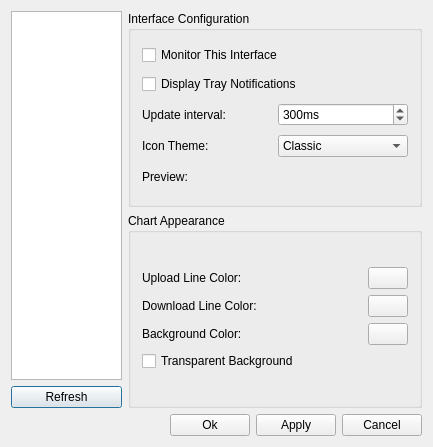
<?xml version="1.0" encoding="UTF-8"?>
<ui version="4.0">
 <class>ConfigureBase</class>
 <widget class="QDialog" name="ConfigureBase">
  <property name="geometry">
   <rect>
    <x>0</x>
    <y>0</y>
    <width>433</width>
    <height>447</height>
   </rect>
  </property>
  <property name="sizePolicy">
   <sizepolicy hsizetype="Maximum" vsizetype="Maximum">
    <horstretch>0</horstretch>
    <verstretch>0</verstretch>
   </sizepolicy>
  </property>
  <property name="windowTitle">
   <string>Configure Interfaces - KNetStats</string>
  </property>
  <layout class="QGridLayout" name="gridLayout_3">
   <item row="0" column="0" rowspan="2">
    <layout class="QVBoxLayout" name="verticalLayout_5">
     <item>
      <widget class="QListWidget" name="mInterfaces">
       <property name="sizePolicy">
        <sizepolicy hsizetype="Preferred" vsizetype="Expanding">
         <horstretch>0</horstretch>
         <verstretch>0</verstretch>
        </sizepolicy>
       </property>
       <property name="lineWidth">
        <number>2</number>
       </property>
      </widget>
     </item>
     <item>
      <widget class="QPushButton" name="mRefreshBtn">
       <property name="text">
        <string>Refresh</string>
       </property>
      </widget>
     </item>
    </layout>
   </item>
   <item row="0" column="1">
    <widget class="QGroupBox" name="mConfigurationGroup">
     <property name="sizePolicy">
      <sizepolicy hsizetype="Preferred" vsizetype="Expanding">
       <horstretch>0</horstretch>
       <verstretch>0</verstretch>
      </sizepolicy>
     </property>
     <property name="title">
      <string>Interface Configuration</string>
     </property>
     <layout class="QGridLayout" name="gridLayout_2">
      <item row="0" column="0">
       <widget class="QCheckBox" name="mMonitoringInterface">
        <property name="text">
         <string>Monitor This Interface</string>
        </property>
       </widget>
      </item>
      <item row="1" column="0">
       <widget class="QCheckBox" name="mDisplayNotifications">
        <property name="mouseTracking">
         <bool>false</bool>
        </property>
        <property name="text">
         <string>Display Tray Notifications</string>
        </property>
        <property name="checkable">
         <bool>true</bool>
        </property>
       </widget>
      </item>
      <item row="2" column="0">
       <layout class="QHBoxLayout" name="horizontalLayout_6">
        <item>
         <layout class="QVBoxLayout" name="verticalLayout_8">
          <item>
           <widget class="QLabel" name="mUpdateIntervalLabel">
            <property name="text">
             <string>Update interval:</string>
            </property>
            <property name="alignment">
             <set>Qt::AlignmentFlag::AlignVCenter</set>
            </property>
            <property name="wordWrap">
             <bool>false</bool>
            </property>
           </widget>
          </item>
         </layout>
        </item>
        <item>
         <layout class="QVBoxLayout" name="verticalLayout_9">
          <item>
           <widget class="QSpinBox" name="mUpdateInterval">
            <property name="suffix">
             <string>ms</string>
            </property>
            <property name="minimum">
             <number>100</number>
            </property>
            <property name="maximum">
             <number>2000</number>
            </property>
            <property name="value">
             <number>300</number>
            </property>
           </widget>
          </item>
         </layout>
        </item>
       </layout>
      </item>
      <item row="3" column="0">
       <layout class="QHBoxLayout" name="horizontalLayout_5">
        <item>
         <widget class="QLabel" name="mThemeLabel">
          <property name="text">
           <string>Icon Theme:</string>
          </property>
          <property name="wordWrap">
           <bool>false</bool>
          </property>
         </widget>
        </item>
        <item>
         <widget class="QComboBox" name="mTheme">
          <item>
           <property name="text">
            <string>Classic</string>
           </property>
          </item>
          <item>
           <property name="text">
            <string>Modem</string>
           </property>
          </item>
          <item>
           <property name="text">
            <string>Network</string>
           </property>
          </item>
          <item>
           <property name="text">
            <string>Wireless</string>
           </property>
          </item>
          <item>
           <property name="text">
            <string>Kppp</string>
           </property>
          </item>
         </widget>
        </item>
       </layout>
      </item>
      <item row="4" column="0">
       <layout class="QHBoxLayout" name="_2">
        <item>
         <spacer name="horizontalSpacer">
          <property name="orientation">
           <enum>Qt::Orientation::Horizontal</enum>
          </property>
          <property name="sizeHint" stdset="0">
           <size>
            <width>40</width>
            <height>20</height>
           </size>
          </property>
         </spacer>
        </item>
        <item>
         <widget class="QLabel" name="mThemeLabel_2">
          <property name="text">
           <string>Preview:</string>
          </property>
          <property name="wordWrap">
           <bool>false</bool>
          </property>
         </widget>
        </item>
        <item>
         <widget class="QLabel" name="mIconError">
          <property name="sizePolicy">
           <sizepolicy hsizetype="Fixed" vsizetype="Fixed">
            <horstretch>0</horstretch>
            <verstretch>0</verstretch>
           </sizepolicy>
          </property>
          <property name="minimumSize">
           <size>
            <width>22</width>
            <height>22</height>
           </size>
          </property>
          <property name="scaledContents">
           <bool>true</bool>
          </property>
          <property name="wordWrap">
           <bool>false</bool>
          </property>
         </widget>
        </item>
        <item>
         <spacer name="spacer3">
          <property name="orientation">
           <enum>Qt::Orientation::Horizontal</enum>
          </property>
          <property name="sizeType">
           <enum>QSizePolicy::Policy::MinimumExpanding</enum>
          </property>
          <property name="sizeHint" stdset="0">
           <size>
            <width>20</width>
            <height>20</height>
           </size>
          </property>
         </spacer>
        </item>
        <item>
         <widget class="QLabel" name="mIconNone">
          <property name="sizePolicy">
           <sizepolicy hsizetype="Fixed" vsizetype="Fixed">
            <horstretch>0</horstretch>
            <verstretch>0</verstretch>
           </sizepolicy>
          </property>
          <property name="minimumSize">
           <size>
            <width>22</width>
            <height>22</height>
           </size>
          </property>
          <property name="scaledContents">
           <bool>true</bool>
          </property>
          <property name="wordWrap">
           <bool>false</bool>
          </property>
         </widget>
        </item>
        <item>
         <spacer name="spacer4">
          <property name="orientation">
           <enum>Qt::Orientation::Horizontal</enum>
          </property>
          <property name="sizeType">
           <enum>QSizePolicy::Policy::MinimumExpanding</enum>
          </property>
          <property name="sizeHint" stdset="0">
           <size>
            <width>20</width>
            <height>20</height>
           </size>
          </property>
         </spacer>
        </item>
        <item>
         <widget class="QLabel" name="mIconTx">
          <property name="sizePolicy">
           <sizepolicy hsizetype="Fixed" vsizetype="Fixed">
            <horstretch>0</horstretch>
            <verstretch>0</verstretch>
           </sizepolicy>
          </property>
          <property name="minimumSize">
           <size>
            <width>22</width>
            <height>22</height>
           </size>
          </property>
          <property name="scaledContents">
           <bool>true</bool>
          </property>
          <property name="wordWrap">
           <bool>false</bool>
          </property>
         </widget>
        </item>
        <item>
         <spacer name="spacer5">
          <property name="orientation">
           <enum>Qt::Orientation::Horizontal</enum>
          </property>
          <property name="sizeType">
           <enum>QSizePolicy::Policy::MinimumExpanding</enum>
          </property>
          <property name="sizeHint" stdset="0">
           <size>
            <width>20</width>
            <height>20</height>
           </size>
          </property>
         </spacer>
        </item>
        <item>
         <widget class="QLabel" name="mIconRx">
          <property name="sizePolicy">
           <sizepolicy hsizetype="Fixed" vsizetype="Fixed">
            <horstretch>0</horstretch>
            <verstretch>0</verstretch>
           </sizepolicy>
          </property>
          <property name="minimumSize">
           <size>
            <width>22</width>
            <height>22</height>
           </size>
          </property>
          <property name="scaledContents">
           <bool>true</bool>
          </property>
          <property name="wordWrap">
           <bool>false</bool>
          </property>
         </widget>
        </item>
        <item>
         <spacer name="spacer6">
          <property name="orientation">
           <enum>Qt::Orientation::Horizontal</enum>
          </property>
          <property name="sizeType">
           <enum>QSizePolicy::Policy::MinimumExpanding</enum>
          </property>
          <property name="sizeHint" stdset="0">
           <size>
            <width>20</width>
            <height>20</height>
           </size>
          </property>
         </spacer>
        </item>
        <item>
         <widget class="QLabel" name="mIconBoth">
          <property name="sizePolicy">
           <sizepolicy hsizetype="Fixed" vsizetype="Fixed">
            <horstretch>0</horstretch>
            <verstretch>0</verstretch>
           </sizepolicy>
          </property>
          <property name="minimumSize">
           <size>
            <width>22</width>
            <height>22</height>
           </size>
          </property>
          <property name="scaledContents">
           <bool>true</bool>
          </property>
          <property name="wordWrap">
           <bool>false</bool>
          </property>
         </widget>
        </item>
       </layout>
      </item>
     </layout>
    </widget>
   </item>
   <item row="1" column="1">
    <widget class="QGroupBox" name="mAppearanceGroup">
     <property name="sizePolicy">
      <sizepolicy hsizetype="Expanding" vsizetype="Expanding">
       <horstretch>0</horstretch>
       <verstretch>0</verstretch>
      </sizepolicy>
     </property>
     <property name="title">
      <string>Chart Appearance</string>
     </property>
     <layout class="QGridLayout" name="gridLayout">
      <item row="0" column="0">
       <layout class="QHBoxLayout" name="horizontalLayout_4">
        <item>
         <layout class="QVBoxLayout" name="verticalLayout_3">
          <item>
           <layout class="QHBoxLayout" name="horizontalLayout">
            <item>
             <layout class="QVBoxLayout" name="verticalLayout_2">
              <item>
               <widget class="QLabel" name="mChartUplLabel">
                <property name="text">
                 <string>Upload Line Color:</string>
                </property>
                <property name="wordWrap">
                 <bool>false</bool>
                </property>
               </widget>
              </item>
              <item>
               <widget class="QLabel" name="mChartDldLabel">
                <property name="text">
                 <string>Download Line Color:</string>
                </property>
                <property name="wordWrap">
                 <bool>false</bool>
                </property>
               </widget>
              </item>
              <item>
               <widget class="QLabel" name="mChartBgLabel">
                <property name="text">
                 <string>Background Color:</string>
                </property>
                <property name="wordWrap">
                 <bool>false</bool>
                </property>
               </widget>
              </item>
             </layout>
            </item>
            <item>
             <layout class="QVBoxLayout" name="verticalLayout">
              <item>
               <widget class="QPushButton" name="mChartUplColor">
                <property name="sizePolicy">
                 <sizepolicy hsizetype="Fixed" vsizetype="Fixed">
                  <horstretch>0</horstretch>
                  <verstretch>0</verstretch>
                 </sizepolicy>
                </property>
                <property name="mouseTracking">
                 <bool>false</bool>
                </property>
               </widget>
              </item>
              <item>
               <widget class="QPushButton" name="mChartDldColor">
                <property name="sizePolicy">
                 <sizepolicy hsizetype="Fixed" vsizetype="Fixed">
                  <horstretch>0</horstretch>
                  <verstretch>0</verstretch>
                 </sizepolicy>
                </property>
                <property name="mouseTracking">
                 <bool>false</bool>
                </property>
               </widget>
              </item>
              <item>
               <widget class="QPushButton" name="mChartBgColor">
                <property name="sizePolicy">
                 <sizepolicy hsizetype="Fixed" vsizetype="Fixed">
                  <horstretch>0</horstretch>
                  <verstretch>0</verstretch>
                 </sizepolicy>
                </property>
                <property name="mouseTracking">
                 <bool>false</bool>
                </property>
               </widget>
              </item>
             </layout>
            </item>
           </layout>
          </item>
          <item>
           <widget class="QCheckBox" name="mChartTransparentBackground">
            <property name="text">
             <string>Transparent Background</string>
            </property>
           </widget>
          </item>
         </layout>
        </item>
       </layout>
      </item>
     </layout>
    </widget>
   </item>
   <item row="2" column="0" colspan="2">
    <layout class="QHBoxLayout">
     <item>
      <spacer name="mSpacer">
       <property name="orientation">
        <enum>Qt::Orientation::Horizontal</enum>
       </property>
       <property name="sizeType">
        <enum>QSizePolicy::Policy::Expanding</enum>
       </property>
       <property name="sizeHint" stdset="0">
        <size>
         <width>120</width>
         <height>20</height>
        </size>
       </property>
      </spacer>
     </item>
     <item>
      <widget class="QPushButton" name="mOk">
       <property name="text">
        <string>Ok</string>
       </property>
       <property name="default">
        <bool>false</bool>
       </property>
      </widget>
     </item>
     <item>
      <widget class="QPushButton" name="mApply">
       <property name="text">
        <string>Apply</string>
       </property>
      </widget>
     </item>
     <item>
      <widget class="QPushButton" name="mCancel">
       <property name="text">
        <string>Cancel</string>
       </property>
      </widget>
     </item>
    </layout>
   </item>
  </layout>
 </widget>
 <layoutdefault spacing="6" margin="11"/>
 <tabstops>
  <tabstop>mOk</tabstop>
  <tabstop>mApply</tabstop>
  <tabstop>mCancel</tabstop>
  <tabstop>mMonitoringInterface</tabstop>
 </tabstops>
 <resources/>
 <connections/>
</ui>
